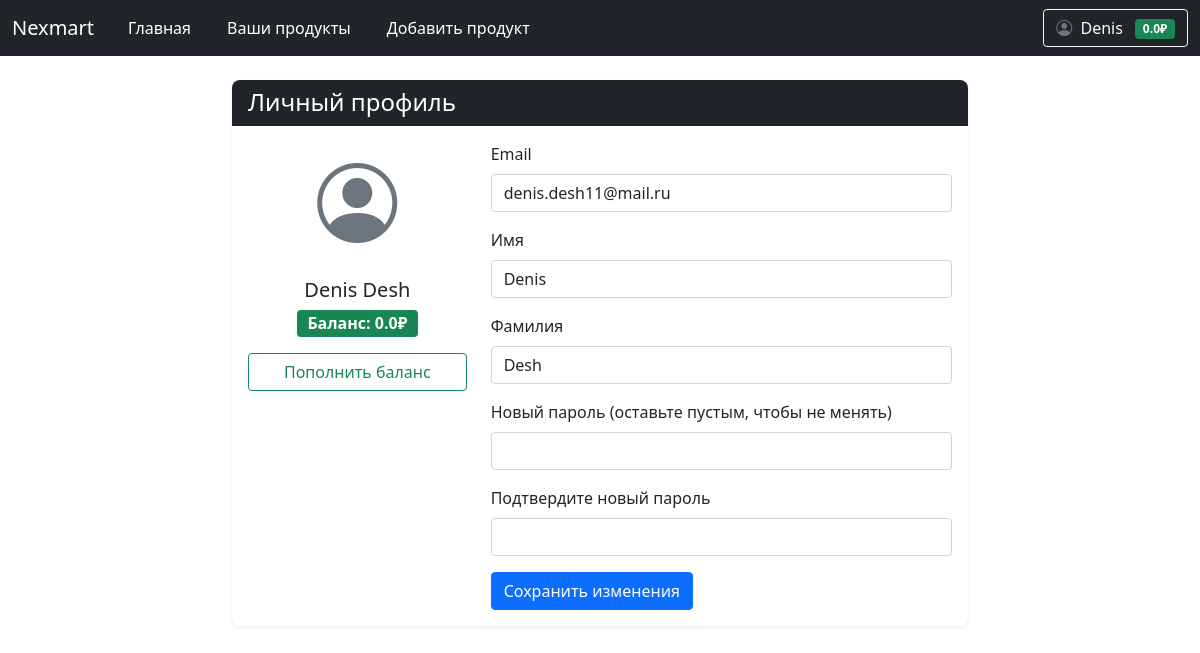
The app's page /user/profile (signed in) with its own data.
### data/user.py (models this page shows, shortened)
class User(SqlAlchemyBase, UserMixin):
    __tablename__ = 'users'
    id = Column(Integer, primary_key=True, autoincrement=True)
    email = Column(String, unique=True, nullable=False)
    hashed_password = Column(String, nullable=False)
    surname = Column(String, nullable=False)
    name = Column(String, nullable=False)
    modified_date = Column(DateTime)
    balance = Column(Float, default=0.0, nullable=False)
    products = relationship("Product", back_populates="user")

### main.py (the view, shortened to what this page needs)
@app.route('/user/profile', methods=['GET', 'POST'])
@login_required
def profile():
    form = ProfileForm()
    if request.method == 'GET':
        form.email.data = current_user.email
        form.name.data = current_user.name
        form.surname.data = current_user.surname
    return render_template('profile.html', form=form, title='Профиль')

### form/profileform.py
class ProfileForm(FlaskForm):
    email = StringField('Email', validators=[DataRequired(), Email()])
    name = StringField('Имя', validators=[DataRequired()])
    surname = StringField('Фамилия', validators=[DataRequired()])
    new_password = PasswordField('Новый пароль', validators=[Optional(), Length(min=6)])
    confirm_password = PasswordField('Подтвердите пароль',
                                    validators=[EqualTo('new_password', message='Пароли должны совпадать')])
    submit = SubmitField('Сохранить изменения')

### data/db_session.py (called while the page is built)
def create_session() -> Session:
    global __factory
    return __factory()

### main.py (called while the page is built)
@login_manager.user_loader
def load_user(user_id):
    db_sess = db_session.create_session()
    return db_sess.query(User).get(user_id)

### templates/profile.html (shortened to what this page needs)
{% extends "base.html" %}
{% block content %}
<div class="row">
    <div class="col-md-8 mx-auto">
        <div class="card">
            <div class="card-header bg-dark text-white">
                <h4 class="mb-0">Личный профиль</h4>
            </div>
            <div class="card-body">
                <div class="row">
                    <div class="col-md-4 text-center">
                        <div class="mb-3">
                            <i class="bi bi-person-circle" style="font-size: 5rem;"></i>
                        </div>
                        <h5>{{ current_user.name }} {{ current_user.surname }}</h5>
                        <div class="badge bg-success fs-6 mb-3">Баланс: {{ current_user.balance }}₽</div>
                        <a href="/user/balance" class="btn btn-outline-success w-100 mb-2">Пополнить баланс</a>
                    </div>
                    <div class="col-md-8">
                        <form method="POST" action="/user/profile">
                            <div class="mb-3">
                                <label for="email" class="form-label">Email</label>
                                {{ form.email(class="form-control", id="email") }}
                            </div>
                            <div class="mb-3">
                                <label for="name" class="form-label">Имя</label>
                                {{ form.name(class="form-control", id="name") }}
                            </div>
                            <div class="mb-3">
                                <label for="surname" class="form-label">Фамилия</label>
                                {{ form.surname(class="form-control", id="surname") }}
                            </div>
                            <div class="mb-3">
                                <label for="new_password" class="form-label">Новый пароль (оставьте пустым, чтобы не менять)</label>
                                {{ form.new_password(class="form-control", id="new_password") }}
                            </div>
                            <div class="mb-3">
                                <label for="confirm_password" class="form-label">Подтвердите новый пароль</label>
                                {{ form.confirm_password(class="form-control", id="confirm_password") }}
                            </div>
                            <button type="submit" class="btn btn-primary">Сохранить изменения</button>
                        </form>
                    </div>
                </div>
            </div>
        </div>
    </div>
</div>
{% endblock %}

### templates/base.html (shortened to what this page needs)
<!doctype html>
<html lang="ru">
<head>
                    <link href="https://cdn.jsdelivr.net/npm/bootstrap@5.0.2/dist/css/bootstrap.min.css" rel="stylesheet">
                    <link rel="stylesheet" href="https://cdn.jsdelivr.net/npm/bootstrap-icons@1.8.1/font/bootstrap-icons.css">
    <link rel="stylesheet" href="{{ url_for('static', filename='css/style.css') }}">
    <link rel="stylesheet" href="https://cdnjs.cloudflare.com/ajax/libs/font-awesome/6.5.1/css/all.min.css">
    <link rel="stylesheet" href="{{ url_for('static', filename='css/auth_styles.css') }}">
</head>
<body>
<header>
    <nav class="navbar navbar-expand-md navbar-dark bg-dark" aria-label="Fourth navbar example">
        <div class="container-fluid">
          <a class="navbar-brand" href="#">Nexmart</a>
          <div class="collapse navbar-collapse" id="navbarsExample04">
            <ul class="navbar-nav me-auto mb-2 mb-md-0">
              <li class="nav-item">
                <a class="nav-link active" aria-current="page" href="/">Главная</a>
              </li>
                {% if not current_user.is_authenticated %}
                <li class="nav-item">
                <a class="nav-link active" aria-current="page" href="/register"></a>
              </li>
                <li class="nav-item">
                <a class="nav-link active" aria-current="page" href="/login"></a>
              </li>
                {% else %}
                <li class="nav-item">
                <a class="nav-link active" href="/user/products">Ваши продукты</a>
              </li>
                <li class="nav-item">
                <a class="nav-link active" href="/user/products/add">Добавить продукт</a>
              </li>
                {% endif %}
            </ul>
            {% if current_user.is_authenticated %}
            <div class="d-flex align-items-center">
              <div class="dropdown">
                <button class="btn btn-outline-light dropdown-toggle" type="button" id="profileDropdown" data-bs-toggle="dropdown" aria-expanded="false">
                  <i class="bi bi-person-circle me-1"></i>
                  {{ current_user.name }}
                  <span class="badge bg-success ms-2">{{ current_user.balance }}₽</span>
                </button>
              </div>
            </div>
            {% else %}
            <div class="d-flex">
              <a href="/login" class="btn btn-outline-light me-2">Войти</a>
              <a href="/register" class="btn btn-success">Регистрация</a>
            </div>
            {% endif %}
          </div>
        </div>
      </nav>
</header>
<div class="container mt-4">
    {% block content %}{% endblock %}
</div>
</body>
</html>

### static/css/style.css (style rules this page uses)
.navbar-nav .nav-link { position: relative; transition: all 0.5s ease; margin: 0 10px; }
.navbar-nav .nav-link::after { content: ''; position: absolute; width: 0; height: 2px; bottom: 0; left: 50%; background-color: #90caf9; transition: all 0.3s ease; }
.dropdown-toggle { position: relative; transition: all 0.3s ease; }
.badge.bg-success { transition: all 0.3s ease; }
.card { border: none; border-radius: 0.5rem; box-shadow: 0 0.125rem 0.25rem rgba(0, 0, 0, 0.075); transition: all 0.3s ease; }
.card-header { border-top-left-radius: 0.5rem !important; border-top-right-radius: 0.5rem !important; }
.bi-person-circle { color: #6c757d; transition: all 0.3s ease; }
.form-control { border-radius: 0.25rem; border: 1px solid #ced4da; transition: all 0.3s ease; }
.btn-outline-success { transition: all 0.3s ease; }
.btn { position: relative; overflow: hidden; }
.btn::after { content: ''; position: absolute; top: 50%; left: 50%; width: 5px; height: 5px; background: rgba(255, 255, 255, 0.3); opacity: 0; border-radius: 50%; transform: scale(1, 1) translate(-50%, -50%); transform-origin: 50% 50%; }

### records on screen
User: name "Denis", balance "0.0", surname "Desh", email "denis.desh11@mail.ru"
